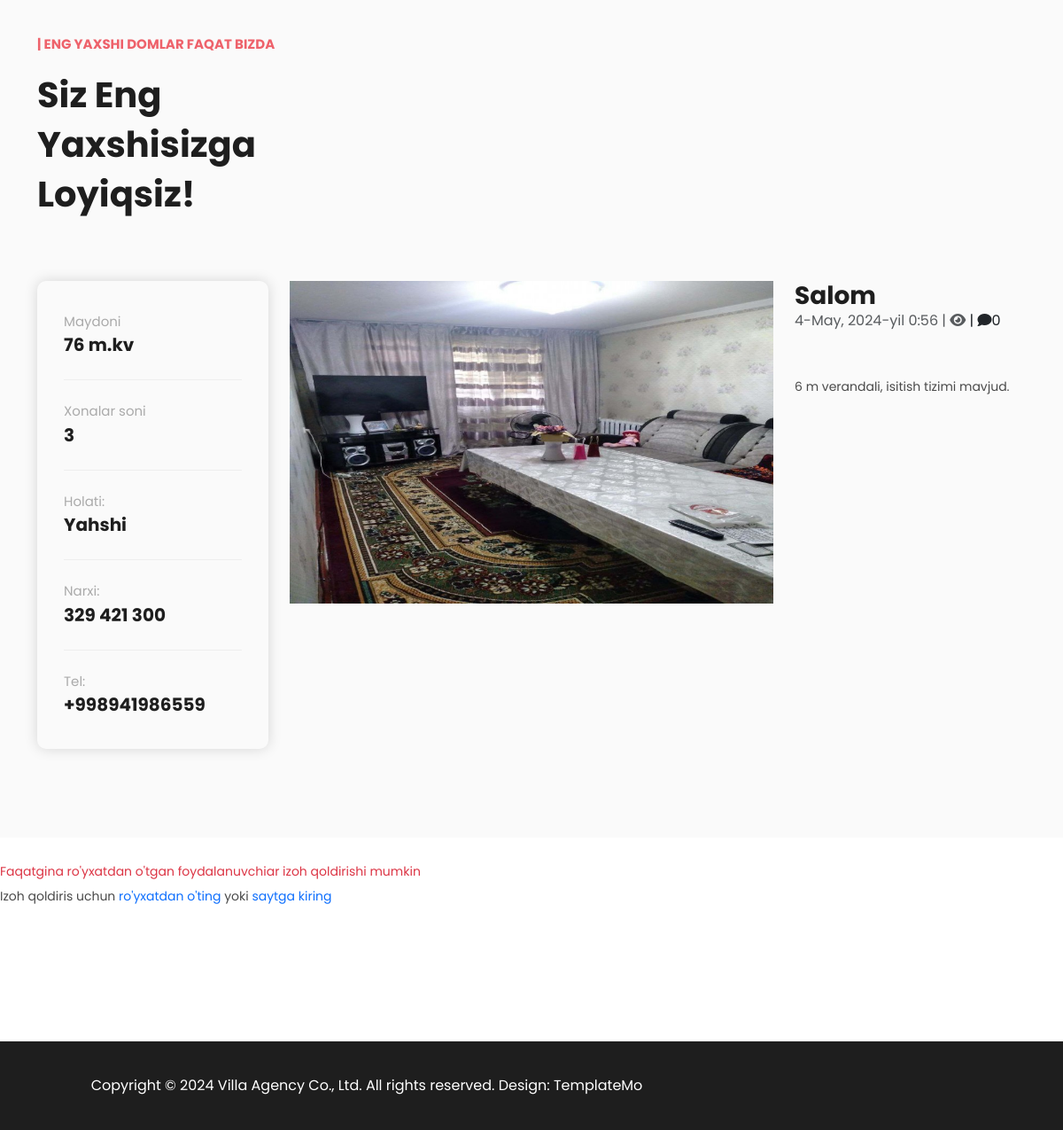
Before: /uz/9/ (lower part) with the older database file.
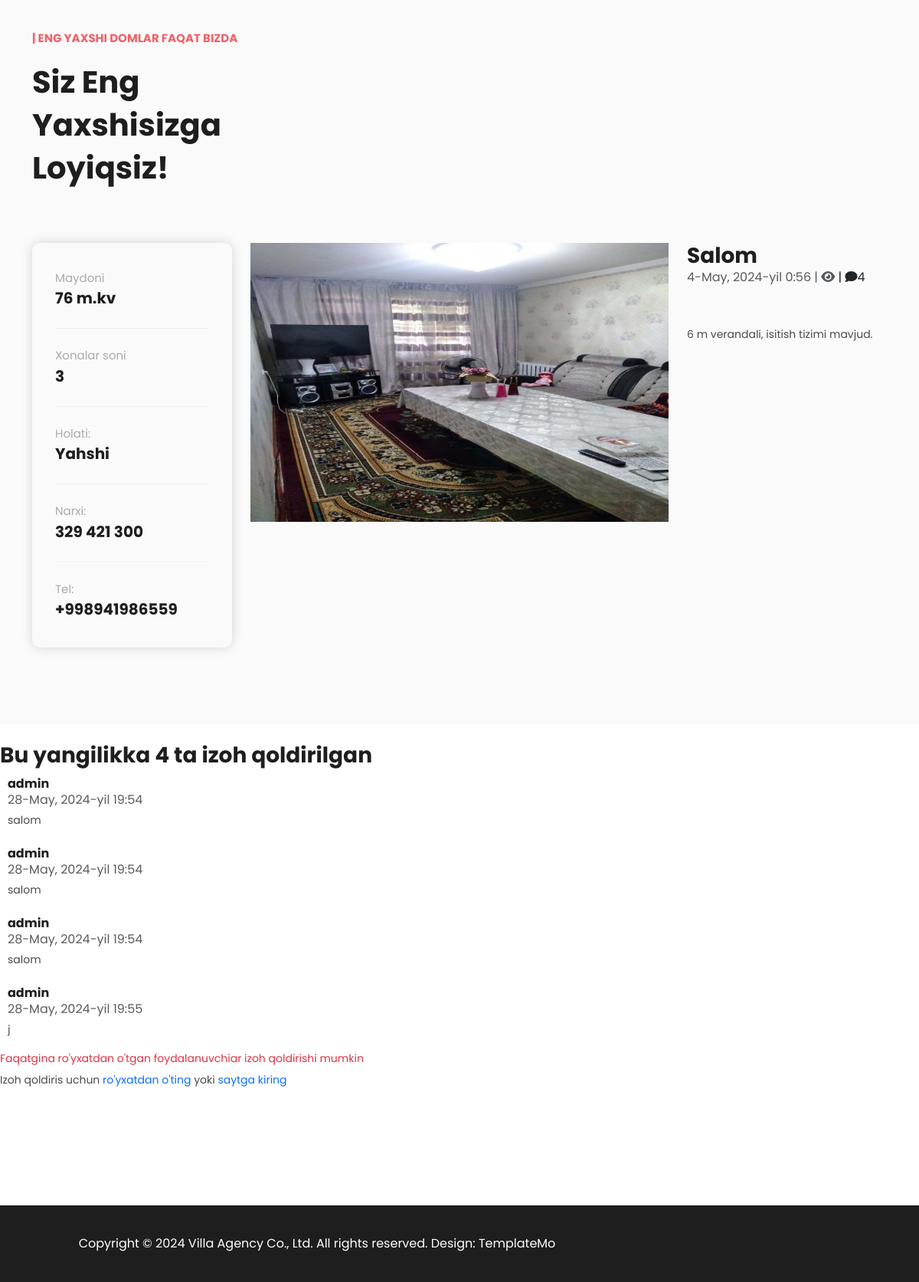
After: the same page with the newer database file.
### homes_app/models.py (models this page shows, shortened)
class Comment(models.Model):
    homes = models.ForeignKey(Homes, on_delete=models.CASCADE,
                              related_name='comments')
    user = models.ForeignKey(User, on_delete=models.CASCADE,
                             related_name='comments')
    body = models.TextField()
    created_time = models.DateTimeField(auto_now_add=True)
    active = models.BooleanField(default=True)
    class Meta:
        ordering = ['created_time']

### homes_app/views.py (the view)
# urls.py: path('<int:id>/', homes_detail, name='homes_detail'),
def homes_detail(request, id):
    homes = get_object_or_404(Homes, id=id, status=Homes.Status.Published)
    context = {}
    hit_count = get_hitcount_model().objects.get_for_object(homes)
    hits = hit_count.hits
    hitcontext = context['hitcount'] = {'pk': hit_count.pk}
    hit_count_response = HitCountMixin.hit_count(request, hit_count)
    if hit_count_response.hit_counted:
        hits = hits + 1
        hitcontext['hit_counted'] = hit_count_response.hit_counted
        hitcontext['hit_message'] = hit_count_response.hit_message
        hitcontext['total_hits'] = hits
    comments = homes.comments.filter(active=True)
    comment_count = comments.count()
    new_comment = None
    if request.method == "POST":
        comment_form = CommentForm(data=request.POST)
        if comment_form.is_valid():
            new_comment = comment_form.save(commit=False)
            new_comment.homes = homes
            new_comment.user = request.user
            new_comment.save()
            comment_form = CommentForm()
    else:
        comment_form = CommentForm()
    context = {
        'homes': homes,
        'comments': comments,
        'comment_count': comment_count,
        'new_comment': new_comment,
        'comment_form': comment_form
    }
    return render(request, 'homes_detail.html', context)

### homes_app/models.py (called while the page is built)
    def __str__(self):
        return self.name

### templates/homes_detail.html (shortened to what this page needs)
{% extends 'base.html' %}
{% load static %}
{% load hitcount_tags %}
{% block content %}
    <div class="section best-deal">
    <div class="container">
      <div class="row">
          <div class="col-lg-4">
              <div class="section-heading">
                  <h6>| Eng yaxshi {{ homes.category }}lar faqat bizda</h6>
                  <h2>Siz eng yaxshisizga loyiqsiz!</h2>
              </div>
          </div>
        <div class="col-lg-12">
          <div class="tabs-content">
                  <div class="row">
                    <div class="col-lg-3">
                      <div class="info-table">
                        <ul>
                          <li>Maydoni<span>{{ homes.maydoni }}</span></li>
                          <li>Xonalar soni <span>{{ homes.xona_soni }}</span></li>
                          <li>Holati:<span>{{ homes.tamiri }}</span></li>
                          <li>Narxi:<span>{{ homes.narxi }}</span></li>
                            <li>Tel:<span>+998{{ homes.tel }}</span></li>
                        </ul>
                      </div>
                    </div>
                    <div class="col-lg-6">
                      <img src="{{ homes.image.url }}" alt="">
                    </div>
                    <div class="col-lg-3">
                        <h3>{{ homes.title }}<br></h3><span class="text-muted">{{ homes.publish_time }} |
                        <i class="fa fa-eye" aria-hidden="true"></i> {% get_hit_count for homes %}</span> |
                        <i class="fa fa-comment"></i>{{ comment_count }}
                        <p class="mt-5">
                            {{ homes.tafsilotlari }}<br>
                        </p>
                    </div>
                  </div>
                </div>
              </div>
            </div>
          </div>
        </div>
<br>
    {% if comment_count != 0 %}
<h3>Bu yangilikka {{ comment_count }} ta izoh qoldirilgan</h3>
    {% endif %}
    {% for comment in comments %}
        <div class="comment " style="padding: 10px">
        <h6 class="font-weight-bold comment">
            {{ comment.user }}
        </h6><span class="text-muted font-weight-normal text- ">
                {{ comment.created_time }}
            </span>
        <p class="fw-light">{{ comment.body | linebreaks }}</p>
        </div>
    {% endfor %}
{% if user.is_authenticated %}
    <div class="col-md-8 card mb-4 mt-3">
        <div class="card-body">
            <h3>Izoh qoldirish</h3>
            <form method="post" style="margin-top: 1.3em">{% csrf_token %}
            {{ comment_form.as_p }}
            <button type="submit" class="btn btn-primary">Yuborish</button>
            </form>
        </div>
    </div>
{% else %}
    <div class="card-body">
    <p class="text-danger">Faqatgina ro'yxatdan o'tgan foydalanuvchiar izoh qoldirishi mumkin</p>
    <p>Izoh qoldiris uchun <a href="{% url 'user_register' %}">ro'yxatdan o'ting</a> yoki <a href="{% url 'login' %}">saytga kiring</a></p>
    </div>
{% endif %}
  {% endblock %}

Changed rows visible on the page:
added Comment: user "admin", created_time "28-May, 2024-yil 19:54", body "salom"
added Comment: user "admin", created_time "28-May, 2024-yil 19:54", body "salom"
added Comment: user "admin", created_time "28-May, 2024-yil 19:54", body "salom"
added Comment: user "admin", created_time "28-May, 2024-yil 19:55", body "j"
Other visible differences:
{{ comment_count }}: "0" → "4"
{{ comment_count }}: (not shown) → "4"
text now shown: "Bu yangilikka ta izoh qoldirilgan"
